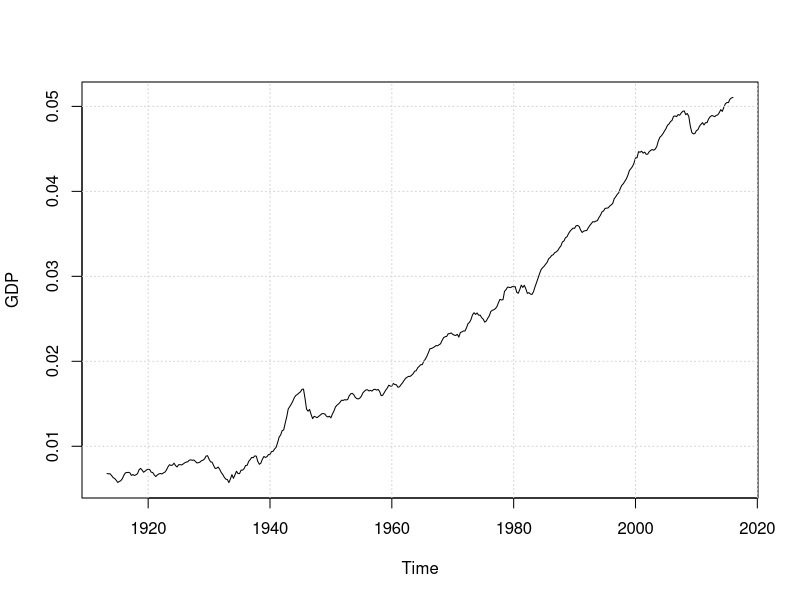

Recreate this plot in R.
# Uploading the Ferrier & Navvarro dataset
data <- read.csv("Dataset/DATA_MACRO_FN.csv")

GDP           <- ts(data$GDP, start = c(1913, 2), frequency = 4)
GOV           <- ts(data$GOV, start = c(1913, 2), frequency = 4)
NEWS          <- ts(data$NEWS, start = c(1913, 2), frequency = 4)
UNEMP         <- ts(data$UNEMP, start = c(1913, 2), frequency = 4)
TB3           <- ts(data$TB3, start = c(1913, 2), frequency = 4)
RDEF          <- ts(data$RDEF, start = c(1913, 2), frequency = 4)
MTR           <- ts(data$MTR, start = c(1913, 2), frequency = 4)
ATR           <- ts(data$ATR, start = c(1913, 2), frequency = 4)
MITR          <- ts(data$MITR, start = c(1913, 2), frequency = 4)
AITR          <- ts(data$AITR, start = c(1913, 2), frequency = 4)
ATR_PSZ       <- ts(data$ATR_PSZ, start = c(1913, 2), frequency = 4)
ATR_B90_PSZ   <- ts(data$ATR_B90_PSZ, start = c(1913, 2), frequency = 4)
ATR_B50_PSZ   <- ts(data$ATR_B50_PSZ, start = c(1913, 2), frequency = 4)
ATR_T10_PSZ   <- ts(data$ATR_T10_PSZ, start = c(1913, 2), frequency = 4)
ATR_T05_PSZ   <- ts(data$ATR_T05_PSZ, start = c(1913, 2), frequency = 4)
ATR_T01_PSZ   <- ts(data$ATR_T01_PSZ, start = c(1913, 2), frequency = 4)
psoc          <- ts(data$psoc, start = c(1913, 2), frequency = 4)
pfed          <- ts(data$pfed, start = c(1913, 2), frequency = 4)
rinvfx        <- ts(data$rinvfx, start = c(1913, 2), frequency = 4)
rnri          <- ts(data$rnri, start = c(1913, 2), frequency = 4)
wgenofarm     <- ts(data$wgenofarm, start = c(1913, 2), frequency = 4)
hours         <- ts(data$hours, start = c(1913, 2), frequency = 4)


plot(GDP)
grid()
